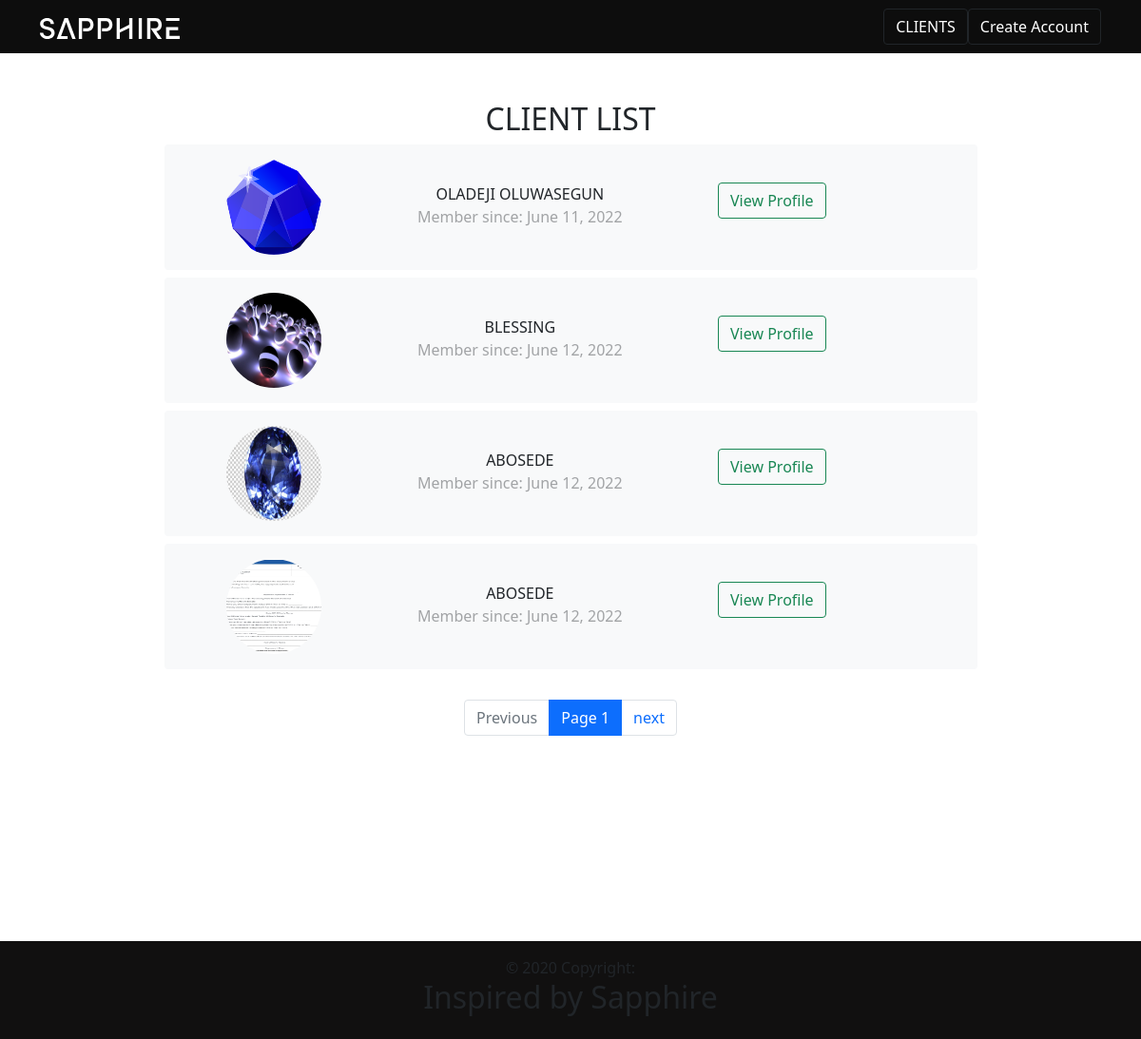
The page / on the database its author committed.
### smallclient/models.py (models this page shows, shortened)
class SmallClient(models.Model):
    name = models.CharField(max_length = 250, blank=False)
    website = models.CharField(max_length=250)
    point_of_contact = models.EmailField(max_length=250,unique=True, blank=False)
    profile_pic  = models.ImageField(upload_to ='uploads/%Y/%m/%d/')
    class Goals(models.TextChoices):
        CPA = "CPA", "CPA"
        IMPRESSIONS = "Impressions", "Impressions"
        DOWNLOADS = "Downloads", "Downloads"
        INSTALLS = "Installs", "Installs"
        PURCHASE = "Purchase", "Purchase"
    goal_choices= models.CharField(
        max_length=50,
        choices=Goals.choices,
        default=Goals.CPA,
        blank = False
    )
    due_date = models.DateField(blank=False)
    date_joined =models.DateField(auto_now_add=True)

### smallclient/views.py (the view)
# urls.py: path('', ListClient.as_view(), name='list_clients'),
class ListClient(ListView):
    model = SmallClient
    paginate_by = 4
    page_kwarg = 'page'
    template_name = 'smallclient/clientlist.html'

### smallclient/templates/smallclient/clientlist.html
{% extends 'smallclient/base.html' %}
{% load static %}
{% block main %}
<div class="main-body container ">
    <h2> CLIENT LIST</h2>
            <div class="row justify-content-center ">
            {% for client in object_list %}
            <div class="row col-md-9 shadow-none pt-3 pb-3 mb-2 bg-light rounded">
                <div class="col-md-3">
                    <img class="profile_picture" src='/media/{{client.profile_pic}}' alt='Profile Picture' height='80px' width='100px'>
                </div>
                <div class="row col-md-8">
                    <div class="col-md-7 pt-4">
                        <div class="text-uppercase font-weight-bold">{{client.name}}</div>
                        <div class="opacity">Member since: {{client.date_joined}}</div>
                    </div>
                    <div class="col-md-5 pt-4 text-capitalize">
                        <a class="btn btn-outline-success" role="submit" href="/{{client.id}}">View Profile</a>
                    </div>
                </div>
            </div>
            {% endfor%}
            <nav aria-label="Page navigation">
                <ul class="pagination justify-content-center mt-4">
                    {% if page_obj.has_previous %}
                        <li class="page-item">
                            <a class="page-link" href="list?page{{ page_obj.previous_page_number }}">previous</a>
                        </li>
                    {%else%}
                    <li class="page-item disabled">
                        <a class="page-link">Previous</a>
                    </li>
                    {%endif%}
                  <li class="page-item active" aria-current="page">
                      <a class="page-link" href="#">Page {{ page_obj.number }}</a>
                    </li>
                  {% if page_obj.has_next %}
                  <li class="page-item">
                    <a class="page-link" href="list?page={{ page_obj.next_page_number }}">next</a>
                  </li>
                {% endif %}
                </ul>
              </nav>
            </div>
        </div>
{%endblock main%}

### smallclient/templates/smallclient/base.html (shortened to what this page needs)
{% load static %}
<!doctype html>
<html lang="en">
  <head>
    <link href="{% static "assets/css/bootstrap.min.css" %}" media="all" rel="stylesheet" type="text/css" />
    <link href="{% static "assets/css/custom.css" %}" media="all" rel="stylesheet" type="text/css" />
    <link href="{% static "assets/css/general/view.css" %}" media="all" rel="stylesheet" type="text/css" />
<body class='text-center'>
    <nav class="navbar navbar-expand-lg main_black">
      <div class="container">
        <a class="navbar-brand" href="">
          <img src="{% static 'assets/images/saphire_logo.svg'%}"alt="Sapphire Studios">
        </a>
        <div class="collapse navbar-collapse">
          <a href="{% url "list_clients" %}">
          <button type="button" class="main_black btn btn-dark">CLIENTS</button>
          </a>
          <a href="{% url "create_client" %}">
            <button type="button" class="main_black btn btn-dark">Create Account</button>
            </a>
        </div>
      </div>
    </nav>
{% block main %}{% endblock %}
<footer class="container-fluid back-color">
  <div class="footer-copyright text-center py-3">© 2020 Copyright:
    <h2> Inspired by Sapphire</h2>
  </div>
</footer>
</body>
</html>

### smallclient/static/assets/css/custom.css (style rules this page uses)
.main_black { background-color:#0d0d0d; }
.back-color { background-color: #111010 }

### smallclient/static/assets/css/general/view.css (style rules this page uses)
body, li, h3, h4, h5, label h6 { margin: 0; padding: 0; border: 0; font-size: 100%; text-align:'left' }
.main-body { padding-top:50px; padding-bottom:200px; }
li { text-align: 'left'; color: #000000; }
.opacity { opacity:0.4; }
.profile_picture { display: inline-block; width: 100px; height: 100px; border-radius: 50%; background-repeat: no-repeat; background-position: center center; background-size: cover; }

### rows shown on the page
SmallClient: profile_pic (picture), name "OLADEJI OLUWASEGUN", date_joined "June 11, 2022"
SmallClient: profile_pic (picture), name "BLESSING", date_joined "June 12, 2022"
SmallClient: profile_pic (picture), name "ABOSEDE", date_joined "June 12, 2022"
SmallClient: profile_pic (picture), name "ABOSEDE", date_joined "June 12, 2022"

### other values the page prints
{{ page_obj.number }} "1"
